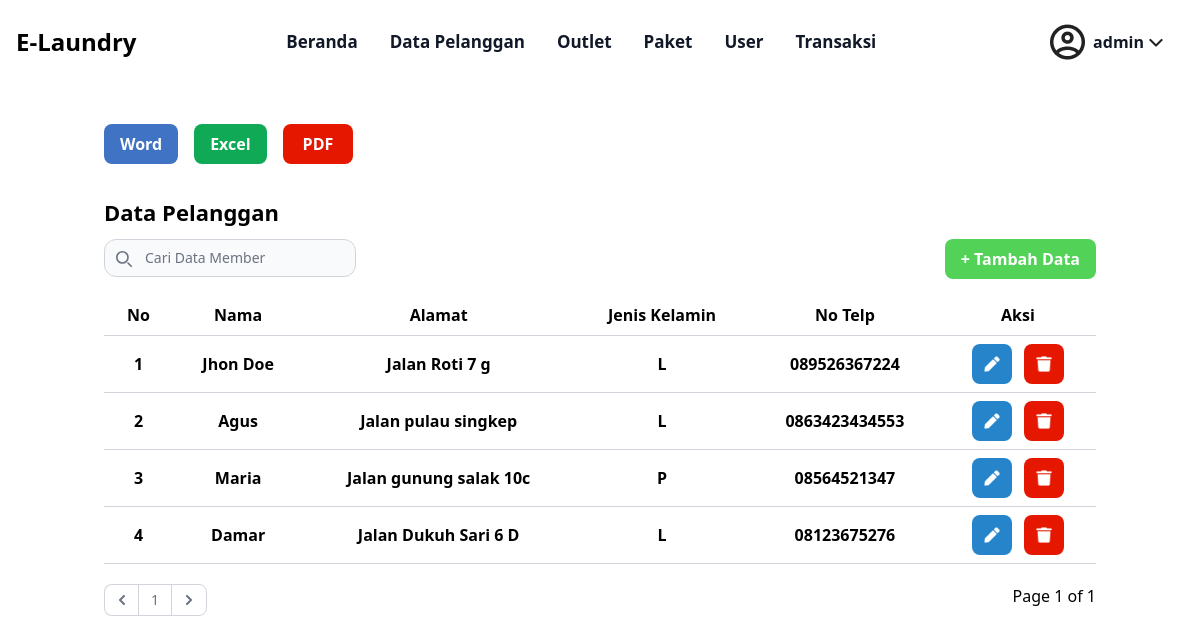
Screenshot of /admin/member.php (signed in) with the database file from the repository.
### tables this page shows
CREATE TABLE `tb_member` (
  `id_member` int(11) NOT NULL,
  `nama` varchar(100) NOT NULL,
  `alamat` text NOT NULL,
  `jenis_kelamin` enum('L','P','') NOT NULL,
  `tlp` varchar(15) NOT NULL
);

### admin/member.php (the view, shortened to what this page needs)
<?php
    require "../layout/navbar_admin.php";
    $page = (isset($_GET['page']))? (int) $_GET['page'] : 1;
    $limit = 5;
    $limitStart = ($page - 1) * $limit;
    $member = mysqli_query($koneksi, "SELECT * FROM tb_member ORDER BY id_member ASC LIMIT ".$limitStart.", ".$limit);
    $nomor = 1;
?>
<?= template_header('Home') ?>
<div class="container mx-auto p-4 mt-[2%]">
        <div class="flex  space-x-4">
        <a href="./word/member.php">
            <button class="bg-[#4073C4] hover:bg-blue-700 text-white font-bold py-2 px-4 rounded-lg">
                Word
            </button>
        </a>
        <a href="./excel/member.php">
            <button class="bg-[#10AA56] hover:bg-green-700 text-white font-bold py-2 px-4 rounded-lg">
                Excel
            </button>
        </a>
        <a href="./pdf/member.php">
            <button class="bg-[#E61700] hover:bg-red-700 text-white font-bold py-2 px-5 rounded-lg">
                PDF
            </button>
        </a>
        </div>
    </div>
    <div class="container mx-auto p-4">
        <p class="font-semibold text-[22px] mb-[1%]">Data Pelanggan </p>
        <div class="flex justify-between mb-4">
        <div class="relative flex">
        <div class="absolute inset-y-0 start-0 flex items-center ps-3 pointer-events-none">
        </div>
        <form  method="post">
            <input class="block w-full p-2 ps-10 text-sm text-gray-900 border border-gray-300 rounded-xl bg-gray-50 focus:ring-blue-500 focus:border-blue-500 dark:bg-gray-700 dark:border-gray-600 dark:placeholder-gray-400 dark:text-white dark:focus:ring-blue-500 dark:focus:border-blue-500" type="search" placeholder="Cari Data Member" name="keyword" id="keyword">
        </form>
        </div>
            <a href="../view/add_member_admin.php" class="bg-[#53D258] hover:bg-green-700 text-white font-bold py-2 px-4 rounded-lg">
                + Tambah Data
            </a >
        </div>
        <div class=" overflow-x-auto">
        <div id="container">
            <table class="container table-auto border-collapse border-b border-gray-300">
                <thead>
                    <tr>
                        <th class="px-4 py-2">No</th>
                        <th class="px-4 py-2">Nama</th>
                        <th class="px-4 py-2">Alamat</th>
                        <th class="px-4 py-2">Jenis Kelamin</th>
                        <th class="px-4 py-2">No Telp</th>
                        <th class="px-4 py-2" >Aksi</th>
                    </tr>
                </thead>
                <?php
                foreach( $member as $row ) :
        ?>
                <tbody id="searchResults">
                    <tr>
                        <th class="border-t border-gray-300 px-4 py-2"><?=$nomor++?></th>
                        <th class="border-t border-gray-300 px-4 py-2"><?=$row['nama']?></th>
                        <th class="border-t border-gray-300 px-4 py-2"><?=$row['alamat']?></th>
                        <th class="border-t border-gray-300 px-4 py-2"><?=$row['jenis_kelamin']?></th>
                        <th class="border-t border-gray-300 px-4 py-2"><?=$row['tlp']?></th>
                        <th class="border-t border-gray-300 px-4 py-2">
                           <a href="../view/update_member_admin.php?id_member=<?= $row['id_member'] ?>">
                                <button href="" class="bg-[#2685CA] hover:bg-blue-700 text-white font-bold py-3 px-3 rounded-lg">
                                    <img src="../img/edit.png" alt="Edit" class="w-4 h-4">
                                </button>
                           </a>
                            <?php
  $id = $row['id_member'];
  $hide_delete = mysqli_fetch_row(mysqli_query($koneksi, "SELECT COUNT(*) as total FROM tb_detail_transaksi WHERE id_detail_transaksi='$id' "));
  if ($hide_delete[0] == '0') {
                        ?>
                            <button data-modal-target="popup-modal" data-modal-toggle="popup-modal" class="bg-[#E61700] hover:bg-red-700 text-white font-bold py-3 px-3 rounded-lg ml-2" type="button">
                            <img src="../img/delete.png" alt="Delete" class="w-4 h-4">
                            </button>
                        <?php
                            } else {
                                echo "</th>";
                            }
                        ?>
                    </tr>
                </tbody>
                <?php endforeach; ?>
            </table>
        </div>
            <div class="flex justify-between mb-4 my-[2%]">
        <div class="relative flex">
        <nav aria-label="Page navigation example " >
  <ul class="flex items-center -space-x-px h-8 text-sm">
    <li>
    <?php
      if($page == 1){
?>
      <a href="#" class="flex items-center justify-center px-3 h-8 ms-0 leading-tight text-gray-500 bg-white border border-e-0 border-gray-300 rounded-s-lg hover:bg-gray-100 hover:text-gray-700 dark:bg-gray-800 dark:border-gray-700 dark:text-gray-400 dark:hover:bg-gray-700 dark:hover:text-white">
        <svg class="w-2.5 h-2.5 rtl:rotate-180" aria-hidden="true" xmlns="http://www.w3.org/2000/svg" fill="none" viewBox="0 0 6 10">
          <path stroke="currentColor" stroke-linecap="round" stroke-linejoin="round" stroke-width="2" d="M5 1 1 5l4 4"/>
        </svg>
      </a>
<?php
        }
      ?>
<?php
      $SqlQuery = mysqli_query($koneksi, "SELECT * FROM tb_member");
      $JumlahData = mysqli_num_rows($SqlQuery);
      $jumlahPage = ceil($JumlahData / $limit);
      $jumlahNumber = 1;
      $startNumber = ($page > $jumlahNumber)? $page - $jumlahNumber : 1;
      for($i = $startNumber; $i <= $startNumber; $i++){
        $linkActive = ($page == $i)? ' class="active"' : '';
      ?>
    <li <?php echo $linkActive; ?>>
      <a href="member.php?page=<?php echo $page; ?>" class="flex items-center justify-center px-3 h-8 leading-tight text-gray-500 bg-white border border-gray-300 hover:bg-gray-100 hover:text-gray-700 dark:bg-gray-800 dark:border-gray-700 dark:text-gray-400 dark:hover:bg-gray-700 dark:hover:text-white"><?php echo $page; ?></a>
    </li>
    <?php
      if($page == $jumlahPage){
      ?>
      <a href="#" class="flex items-center justify-center px-3 h-8 leading-tight text-gray-500 bg-white border border-gray-300 rounded-e-lg hover:bg-gray-100 hover:text-gray-700 dark:bg-gray-800 dark:border-gray-700 dark:text-gray-400 dark:hover:bg-gray-700 dark:hover:text-white">
        <svg class="w-2.5 h-2.5 rtl:rotate-180" aria-hidden="true" xmlns="http://www.w3.org/2000/svg" fill="none" viewBox="0 0 6 10">
          <path stroke="currentColor" stroke-linecap="round" stroke-linejoin="round" stroke-width="2" d="m1 9 4-4-4-4"/>
        </svg>
      </a>
    <?php
      }
      ?>
  </ul>
</nav>
</div>
            <p>Page <?php echo $page; ?> of <?php echo $jumlahPage ?>
                </p>
        </div>
        <?php
        }
      ?>
        </div>
    </div>
    <?= template_footer() ?>

### rows the page displays
tb_member: nama "Jhon Doe", alamat "Jalan Roti 7 g", jenis_kelamin "L", tlp "089526367224"
tb_member: nama "Agus", alamat "Jalan pulau singkep", jenis_kelamin "L", tlp "0863423434553"
tb_member: nama "Maria", alamat "Jalan gunung salak 10c", jenis_kelamin "P", tlp "08564521347"
tb_member: nama "Damar", alamat "Jalan Dukuh Sari 6 D", jenis_kelamin "L", tlp "08123675276"

### other values shown
$username "admin"
